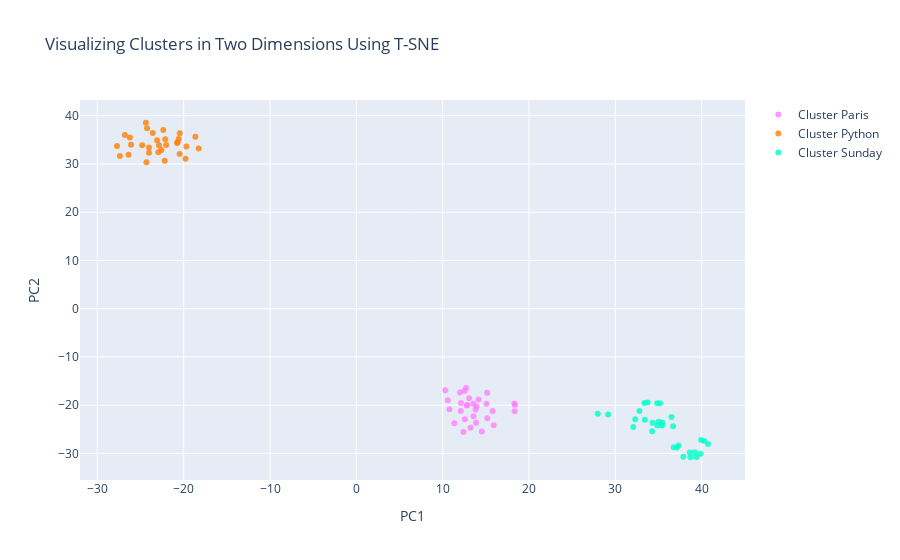

This figure's notebook cell:
### Code cell
layout = dict(title = title,
              xaxis= dict(title= 'PC1',ticklen= 5,zeroline= False),
              yaxis= dict(title= 'PC2',ticklen= 5,zeroline= False)
             )

fig = dict(data = data, layout = layout)

iplot(fig)

### Figure 1 — Plotly figure (JSON) as saved in the notebook; plotly's stock layout.template omitted (floating-point values rounded to 4 significant figures)
{"data": [{"marker": {"color": "rgba(255, 128, 255, 0.8)"}, "mode": "markers", "name": "Cluster Paris", "text": ["Parisian", "Hopital_Europeen_Georges_Pompidou", "Spyker_D##_Peking", "France", "Pantheon_Sorbonne", "Aeroports_De", "Grigny_south", "Place_Denfert_Rochereau", "guest_Olivier_Dolige", "Lazard_Freres_Banque", "Pitié_Salpêtrière_Hospital", "Le_Meridien_Etoile", "Nanterre_west", "Colombes", "Créteil", "Christian_Châtelet", "Melun", "Garches_west", "French", "Avignon", "Cergy_Pontoise", "Saint_Ouen", "Vandore_reported", "Ivry_sur_Seine", "Brussels", "Suresnes_west", "Elysées", "By_PETA_Protester", "Trappes", "Issy_les_Moulineaux"], "type": "scatter", "x": [18.34, 13.92, 12.87, 18.3, 15.07, 14.16, 10.77, 12.11, 13.06, 13.55, 13.81, 12.77, 15.15, 11.35, 13.86, 12.54, 12.57, 10.6, 18.37, 15.91, 13.23, 15.17, 12.71, 13.57, 10.3, 12.09, 15.79, 12.02, 14.53, 12.41], "y": [-21.24, -20.26, -19.94, -19.63, -19.73, -18.81, -20.85, -19.53, -18.57, -19.73, -20.89, -20.04, -17.4, -23.77, -23.63, -17.01, -22.93, -18.96, -19.98, -24.16, -24.69, -22.74, -16.43, -22.29, -16.89, -21.19, -21.21, -17.39, -25.46, -25.57]}, {"marker": {"color": "rgba(255, 128, 2, 0.8)"}, "mode": "markers", "name": "Cluster Python", "text": ["Jython", "Perl_Python", "IronPython", "scripting_languages", "PHP_Perl", "Java_Python", "PHP", "Python_Ruby", "Visual_Basic", "Perl", "LISP", "scripting_language", "XSLT", "TurboGears", "PHP_Hypertext_Preprocessor", "VB6", "PHP_Ruby", "ExtJS", "glibc", "Qt", "Clojure", "Rubinius", "Perl_PHP_Python", "Gnome", "NET_CLR", "Smalltalk", "EJB3", "Perl_scripts", "Perl_PHP", "POSIX"], "type": "scatter", "x": [-23.58, -24.81, -24.24, -26.24, -24.02, -22.03, -26.09, -22.58, -27.39, -22.19, -18.27, -26.81, -27.73, -20.58, -23.08, -26.38, -22.86, -20.71, -20.47, -24.38, -22.14, -22.36, -24.02, -18.65, -20.76, -24.32, -20.45, -19.69, -22.94, -19.78], "y": [36.42, 33.88, 37.41, 35.47, 32.35, 33.94, 33.97, 32.88, 31.67, 30.65, 33.21, 35.98, 33.73, 35.15, 34.92, 31.89, 33.86, 34.5, 32.05, 38.54, 35.11, 37.04, 33.39, 35.66, 34.32, 30.37, 36.37, 33.61, 32.42, 31.1]}, {"marker": {"color": "rgba(0, 255, 200, 0.8)"}, "mode": "markers", "name": "Cluster Sunday", "text": ["Saturday", "Friday", "Monday", "Thursday", "Wednesday", "Tuesday", "evening", "afternoon", "Thurday", "Feb.", "Wednesay", "night", "Nov.", "Oct.", "Aug.", "April", "Jan.", "Dec.", "Satuday", "onSunday", "morning", "weekend", "Frday", "Jan.##", "March", "May", "Feb.##", "tomorrow", "Wedneday", "Dec.##"], "type": "scatter", "x": [33.42, 34.31, 34.87, 35.03, 35.47, 35.41, 33.75, 34.84, 34.26, 38.62, 36.7, 33.37, 39.41, 38.7, 37.88, 37.13, 39.2, 39.87, 32.07, 27.97, 35.18, 32.79, 29.17, 40.3, 37.31, 36.76, 39.93, 32.3, 36.5, 40.73], "y": [-23.01, -23.64, -24.23, -23.43, -23.62, -24.22, -19.43, -19.62, -25.42, -29.8, -24.39, -19.54, -30.76, -30.79, -30.7, -28.76, -29.73, -30.06, -24.51, -21.78, -19.58, -21.21, -21.93, -27.42, -28.35, -28.69, -27.24, -22.92, -22.45, -28.06]}], "layout": {"title": {"text": "Visualizing Clusters in Two Dimensions Using T-SNE"}, "xaxis": {"ticklen": 5, "title": {"text": "PC1"}, "zeroline": false}, "yaxis": {"ticklen": 5, "title": {"text": "PC2"}, "zeroline": false}}}
